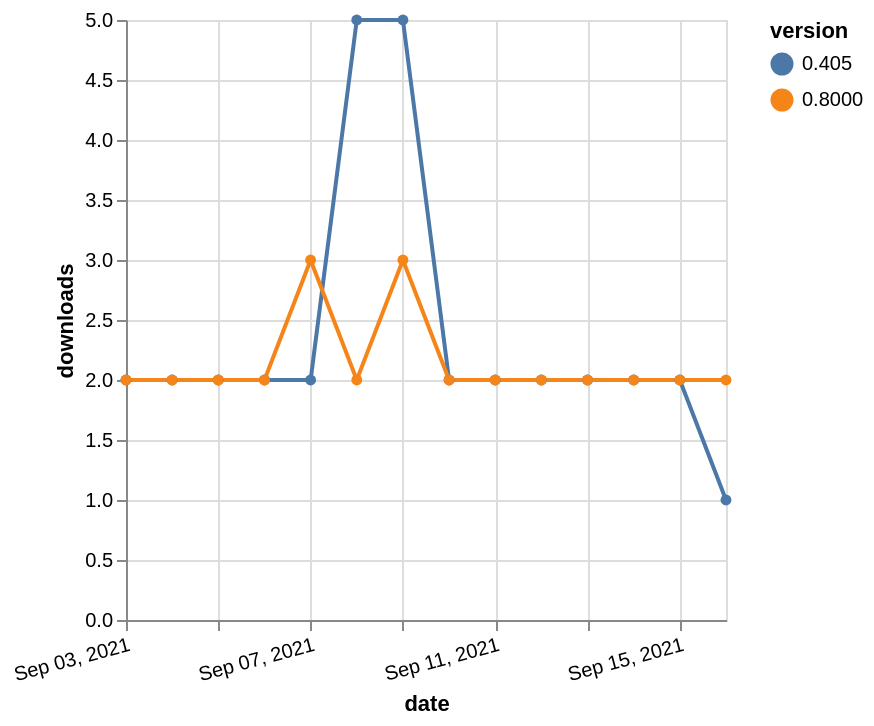

Source (Vega-Lite JSON):
### Vega-Lite specification from a JSON file in a GitHub repository (floating-point values rounded to 4 significant figures)
{"$schema": "https://vega.github.io/schema/vega-lite/v5.json", "description": "A simple bar chart with embedded data.", "data": {"values": [{"date": "2021-09-03", "total": 2700, "delta": 2, "version": "0.405"}, {"date": "2021-09-04", "total": 2702, "delta": 2, "version": "0.405"}, {"date": "2021-09-05", "total": 2704, "delta": 2, "version": "0.405"}, {"date": "2021-09-06", "total": 2706, "delta": 2, "version": "0.405"}, {"date": "2021-09-07", "total": 2708, "delta": 2, "version": "0.405"}, {"date": "2021-09-08", "total": 2713, "delta": 5, "version": "0.405"}, {"date": "2021-09-09", "total": 2718, "delta": 5, "version": "0.405"}, {"date": "2021-09-10", "total": 2720, "delta": 2, "version": "0.405"}, {"date": "2021-09-11", "total": 2722, "delta": 2, "version": "0.405"}, {"date": "2021-09-12", "total": 2724, "delta": 2, "version": "0.405"}, {"date": "2021-09-13", "total": 2726, "delta": 2, "version": "0.405"}, {"date": "2021-09-14", "total": 2728, "delta": 2, "version": "0.405"}, {"date": "2021-09-15", "total": 2730, "delta": 2, "version": "0.405"}, {"date": "2021-09-16", "total": 2731, "delta": 1, "version": "0.405"}, {"date": "2021-09-03", "total": 1886, "delta": 2, "version": "0.8000"}, {"date": "2021-09-04", "total": 1888, "delta": 2, "version": "0.8000"}, {"date": "2021-09-05", "total": 1890, "delta": 2, "version": "0.8000"}, {"date": "2021-09-06", "total": 1892, "delta": 2, "version": "0.8000"}, {"date": "2021-09-07", "total": 1895, "delta": 3, "version": "0.8000"}, {"date": "2021-09-08", "total": 1897, "delta": 2, "version": "0.8000"}, {"date": "2021-09-09", "total": 1900, "delta": 3, "version": "0.8000"}, {"date": "2021-09-10", "total": 1902, "delta": 2, "version": "0.8000"}, {"date": "2021-09-11", "total": 1904, "delta": 2, "version": "0.8000"}, {"date": "2021-09-12", "total": 1906, "delta": 2, "version": "0.8000"}, {"date": "2021-09-13", "total": 1908, "delta": 2, "version": "0.8000"}, {"date": "2021-09-14", "total": 1910, "delta": 2, "version": "0.8000"}, {"date": "2021-09-15", "total": 1912, "delta": 2, "version": "0.8000"}, {"date": "2021-09-16", "total": 1914, "delta": 2, "version": "0.8000"}]}, "width": "container", "mark": {"type": "line", "point": {"filled": true}}, "encoding": {"x": {"field": "date", "type": "temporal", "timeUnit": "yearmonthdate", "title": "date", "axis": {"labelAngle": -15}}, "y": {"field": "delta", "type": "quantitative", "title": "downloads"}, "color": {"field": "version", "type": "nominal"}, "tooltip": {"field": "delta"}}}
